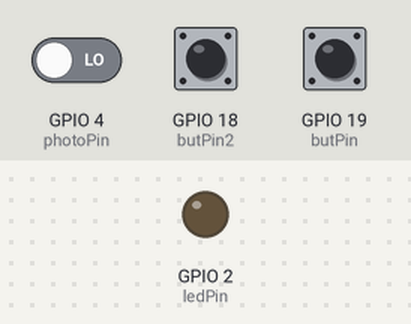
Simulated run of this sketch. Board: ESP32. On the bench: output pins drawn as LEDs (lit = HIGH). The test bench sets the inputs (shaded band); at power-on: GPIO 18 (butPin2) HIGH, GPIO 4 (photoPin) LOW, GPIO 19 (butPin) HIGH. WiFi joins after 1.5 s; servers stay silent unless stated; what the sketch prints to the serial monitor is not drawn.

Above: at 2.7 s.
2.8 s: GPIO 18 (butPin2) pulled LOW for 0.15 s
At 3.8 s:
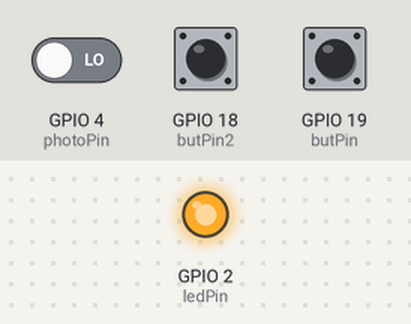
4.4 s: GPIO 18 (butPin2) pulled LOW for 1 s
At 6.3 s:
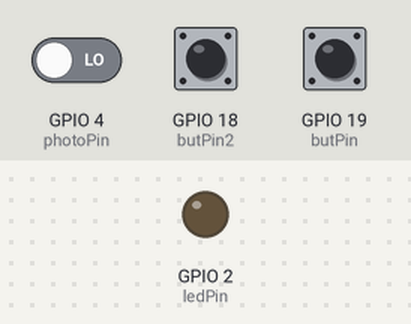
6.9 s: GPIO 18 (butPin2) pulled LOW for 3.2 s
At 11.1 s:
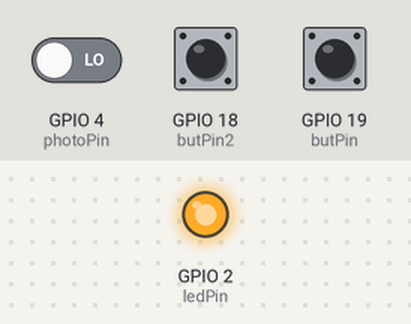
Timing chart, 0 to 12.6 s (numbered marks = the images above; inputs shaded):
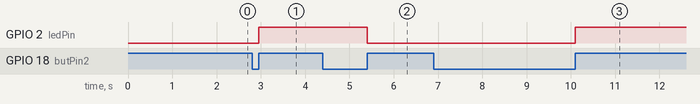

The sketch:

Project9-PhotosensorWiFi.ino
```cpp
#include <WiFi.h>
#include <WebServer.h>

WebServer server(80);

//put wifi name and password
const char* ssid = "yourWifiName";
const char* password = "yourPassword";

//change according to pinuouts
int photoPin = 4;
int ledPin = 2;
int butPin = 19;
int butNew;
int butOld;
int butPin2 = 18;
int butNew2;
int butOld2;
bool photoVal;
bool photon;
bool armed = false;
bool ledState = false;

//sned html to make the webserver
void sendHtml() {
  String html = "<!doctype html><html><head><meta charset='utf-8'><title>DHT11</title></head><body>"
                "<h2>PHOTOSENSOR SYSTEM</h2>"

                "<div>Light Value: <span id='photon'>--</span></div>"
                "<div>System State: <b id='s'>--</b></div>"

                "<p><a href='/armed'><button>ARM</button></a><p><a href='/disarmed'><button>DISARM</button></a>"

                "<div>LED State: <b id='l'>--</b></div>"
                "<p><a href='/ON'><button>TURN ON</button></a><p><a href='/OFF'><button>TURN OFF</button></a></p>"

                "<script>"
                "async function update(){"
                "  try{"
                "    const r = await fetch('/data');"
                "    const j = await r.json();"
                "    document.getElementById('photon').textContent = j.photon ? 'LOW' : 'HIGH';"
                "    document.getElementById('s').textContent = j.armed ? 'ARMED' : 'DISARMED';"
                "    document.getElementById('l').textContent = j.ledState ? 'ON' : 'OFF';"
                "  }catch(e){ console.log('err',e); }"
                "}"
                "update();"
                "setInterval(update,250);"

                "</script></body></html>";
  server.send(200, "text/html", html);
}

// send data without refreshing using a bit of java script
void sendData() {
  photon = digitalRead(photoPin);
  String json = "{";
  json += "\"photon\":" + String(photon ? "true" : "false") + ",";
  json += "\"armed\":" + String(armed ? "true" : "false") + ",";
  json += "\"ledState\":" + String(ledState ? "true" : "false");
  json += "}";
  server.send(200, "application/json", json);
}
// commands/systems
void ifON() {
  ledState = true;
  armed = false;
  server.sendHeader("Location", "/");
  server.send(303);
}

void ifOFF() {
  ledState = false;
  armed = false;
  server.sendHeader("Location", "/");
  server.send(303);
}

void ifArmed() {
  armed = true;
  if (photon == 1){ledState = true;}
  else {ledState = false;}
  server.sendHeader("Location", "/");
  server.send(303);
}

void ifDisarmed() {
  armed = false;
  ledState = ledState;
  server.sendHeader("Location", "/");
  server.send(303);
}

void setup() {
  // put your setup code here, to run once:
  Serial.begin(115200);
  pinMode (photoPin, INPUT);
  pinMode(ledPin, OUTPUT);
  pinMode(butPin, INPUT_PULLUP);
  digitalWrite(butPin, HIGH);
  pinMode(butPin2, INPUT_PULLUP);
  digitalWrite(butPin2, HIGH);
  butOld = digitalRead (butPin);
  butOld2 = digitalRead (butPin2);

//connecting to wifi
  WiFi.begin(ssid, password);
  Serial.print("Connecting to WiFi");
  while (WiFi.status() != WL_CONNECTED) {
    delay(500);
    Serial.print(".");
  }
  Serial.println("\nConnected");
  Serial.print("IP address: ");
  Serial.println(WiFi.localIP());

// create webservers
  server.on("/", sendHtml);
  server.on("/data", sendData);
  server.on("/armed", ifArmed);
  server.on("/disarmed", ifDisarmed);
  server.on("/ON", ifON);
  server.on("/OFF", ifOFF);

  server.begin();
}

void loop() {
  // put your main code here, to run repeatedly:
  server.handleClient();
  photon = digitalRead (photoPin);
  if (armed) {
    ledState = photon;
  }

  butNew = digitalRead(butPin);
  if (butOld == 0 && butNew == 1) {
   if (armed) ifDisarmed();
   else ifArmed();
  }
  butOld = butNew;

  butNew2 = digitalRead(butPin2);
  if (butOld2 == 0 && butNew2 == 1) {
    if (ledState) ifOFF();
    else ifON();
  }
  butOld2 = butNew2;

  digitalWrite (ledPin, ledState ? HIGH : LOW);
}
```

Measured:
- after the input at 2.8 s, GPIO 2 (ledPin): LOW → HIGH after 0.15 s
- after the input at 4.4 s, GPIO 2 (ledPin): HIGH → LOW after 1.0 s
- after the input at 6.9 s, GPIO 2 (ledPin): LOW → HIGH after 3.2 s
